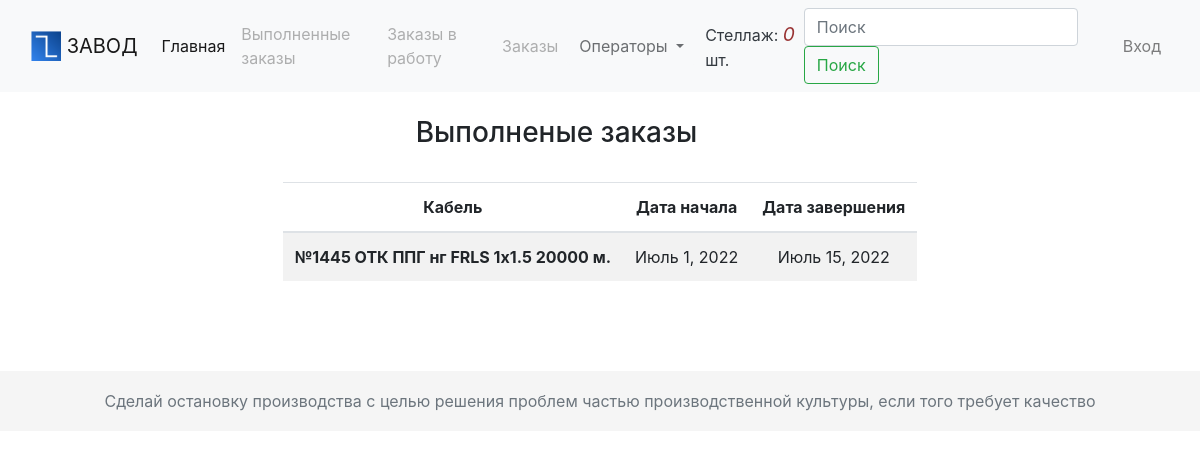
Page /orders/production/finish on the earlier database version.
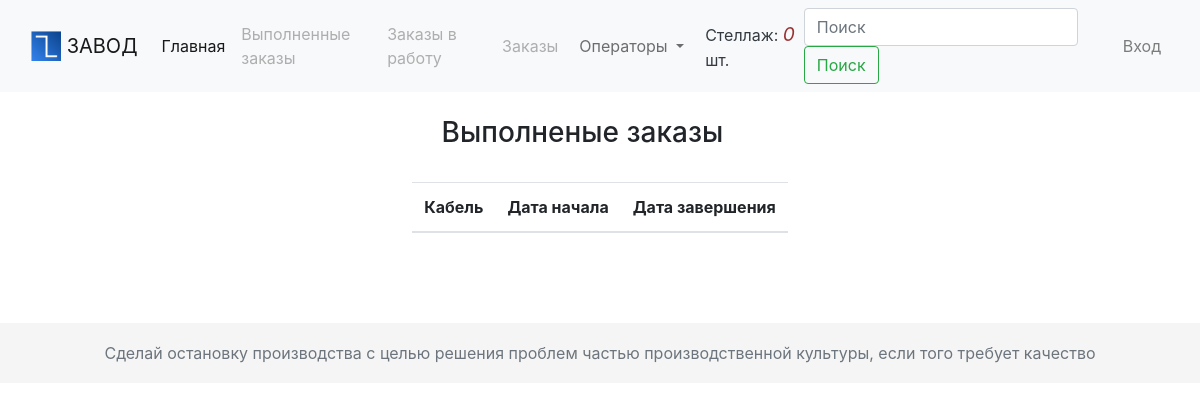
Same page on the later database version.
### orders/models.py (models this page shows, shortened)
class Order(models.Model):
    PLASTIC_CHOICE = [
        ("ВВГ", "ВВГ"),
        ("ППГ", "ППГ"),
    ]
    DESIGN_CHOICE = [
        ("нг", "нг"),
        ("Пнг", "Пнг"),
    ]
    PURPOSE_CHOICE = [
        ("LS", "LS"),
        ("LTx", "LTx"),
        ("FRLS", "FRLS"),
        ("FRLSLTx", "FRLSLTx"),
    ]
    CORES_CHOICE = [
        (1, 1),
        (2, 2),
        (3, 3),
        (4, 4),
        (5, 5),
    ]
    CROSSSECTION_CHOICE = [
        ("0.5", "0.5"),
        ("0.75", "0.75"),
        ("1.0", "1.0"),
        ("1.5", "1.5"),
        ("2.5", "2.5"),
        ("4.0", "4.0"),
        ("6.0", "6.0"),
        ("10", "10"),
    ]
    batch_number = models.IntegerField(
        verbose_name="Номер партии", unique=True, db_index=True
    )
    slug = models.SlugField(max_length=10, db_index=True)
    operation = models.ForeignKey(
        Operation,
        related_name="order_operation",
        on_delete=models.CASCADE,
        default="Грубое волочение",
        verbose_name="Операция",
        db_index=True,
    )
    plastic = models.CharField(
        max_length=3, verbose_name="Пластик", choices=PLASTIC_CHOICE, default="ВВГ"
    )
    design = models.CharField(
        max_length=3, verbose_name="Исполнение", choices=DESIGN_CHOICE, default="нг"
    )
    purpose = models.CharField(
        max_length=7, verbose_name="Назначение", choices=PURPOSE_CHOICE, default="LS"
    )
    cores = models.IntegerField(verbose_name="Количество жил", choices=CORES_CHOICE)
    crosssection = models.CharField(
        max_length=3, verbose_name="Поперечное сечение", choices=CROSSSECTION_CHOICE
    )
    footage = models.IntegerField(verbose_name="Метраж", default=15000)
    created = models.DateField(verbose_name="Дата добавления", auto_now_add=True)
    completion = models.DateField(verbose_name="Дата завершения")
    updated = models.DateField(verbose_name="Дата обновления", auto_now=True)
    finished = models.BooleanField(verbose_name="Готов", default=False, db_index=True)
    discard = models.BooleanField(verbose_name="Брак", default=False, db_index=True)
    in_production = models.BooleanField(
        default=False, db_index=True, verbose_name="В производстве"
    )
    class Meta:
        ordering = (
            "operation",
            "batch_number",
        )
        index_together = (("batch_number", "slug"),)
        verbose_name = "Заказ"
        verbose_name_plural = "Заказы"
    def __str__(self):
        return (
            f"№{self.batch_number} {self.operation} {self.plastic} {self.design} {self.purpose} "
            f"{self.cores}x{self.crosssection}  {self.footage} м."
        )

class Operation(models.Model):
    name = models.CharField(max_length=50, db_index=True)
    slug = models.SlugField(max_length=50, db_index=True)
    def __str__(self):
        return self.name
    class Meta:
        verbose_name = "Тех операция"
        verbose_name_plural = "Тех операции"

### orders/views.py (the view)
# urls.py: path("production/finish", views.OrderFinish.as_view(), name="orders_finish"),
class OrderFinish(View):
    def get(self, request):
        orders = Order.objects.filter(finished=True)
        return render(request, "orders/order_finish_list.html", {"orders": orders})

### shelf/context_processors.py (called while the page is built)
def shelf(request):
    return {"shelf": Shelf(request)}

### shelf/shelf.py (called while the page is built)
    def __len__(self):
        return len(self.shelf)

### orders/templates/orders/order_finish_list.html (shortened to what this page needs)
{% extends 'manufactur/base.html' %}
{% block content %}
    <br>
<h3>Выполненые заказы</h3>
 <br>
    <table class="table table-striped table-hover shelf">
  <thead>
    <tr>
      <th scope="col">Кабель</th>
      <th scope="col">Дата начала</th>
      <th scope="col">Дата завершения</th>
    </tr>
  </thead>
  <tbody>
  {% for order in orders %}
    <tr>
      <th scope="row">{{ order }}</th>
      <td>{{ order.created }}</td>
      <td>{{ order.completion }}</td>
    </tr>
    {% endfor %}
  </tbody>
 </table>
{% endblock %}

Differences in the rows shown:
no longer on this page (row edited): Order: batch_number+operation+plastic "№1445 ОТК ППГ нг FRLS 1x1.5 20000 м.", created "Июль 1, 2022", completion "Июль 15, 2022"
